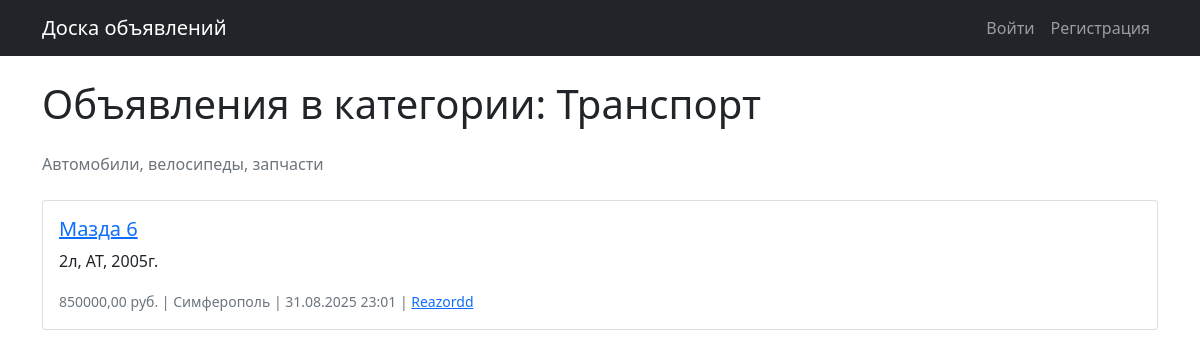
/category/transport/, run on an earlier commit of the app's database.
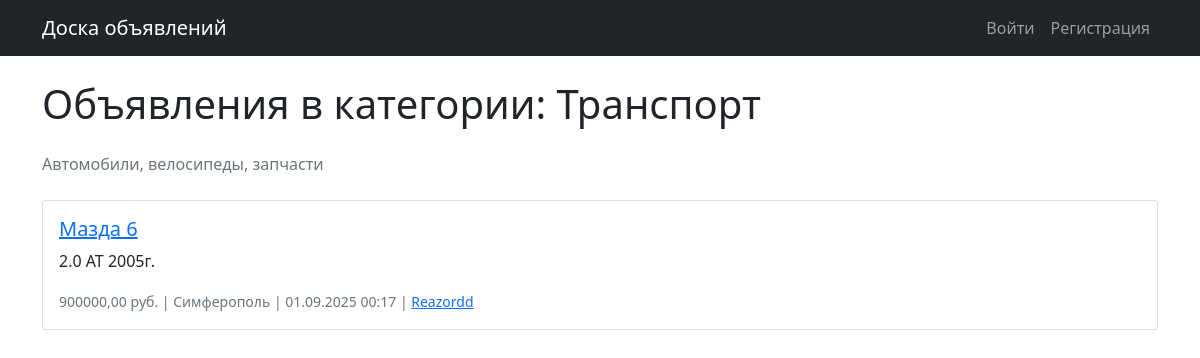
And on a later commit of the database.
### ads/models.py (models this page shows, shortened)
class Category(models.Model):
    name = models.CharField(max_length=100, verbose_name="Название категории")
    slug = models.SlugField(max_length=100, unique=True, verbose_name="URL-адрес категории")
    description = models.TextField(blank=True, verbose_name="Описание категории")
    class Meta:
        verbose_name = "Категория"
        verbose_name_plural = "Категории"
        ordering = ['name']

class Advertisement(models.Model):
    title = models.CharField(max_length=200)
    slug = models.SlugField(max_length=200, unique=True, blank=True)
    description = models.TextField()
    price = models.DecimalField(max_digits=10, decimal_places=2)
    city = models.ForeignKey(City, on_delete=models.CASCADE)
    category = models.ForeignKey(Category, on_delete=models.CASCADE, verbose_name="Категория")
    tags = models.ManyToManyField(Tag, blank=True, verbose_name="Теги")
    author = models.ForeignKey(User, on_delete=models.CASCADE)
    cover = models.ImageField(upload_to='covers/%Y/%m/%d/', blank=True, null=True)
    created_at = models.DateTimeField(auto_now_add=True)
    updated_at = models.DateTimeField(auto_now=True)  # Добавляем auto_now=True

class City(models.Model):
    name = models.CharField(max_length=100, unique=True, verbose_name="Название города")
    slug = models.SlugField(max_length=100, unique=True, verbose_name="URL-адрес города")  # Убираем blank=True, null=True
    created_at = models.DateTimeField(auto_now_add=True)
    class Meta:
        verbose_name = "Город"
        verbose_name_plural = "Города"
        ordering = ['name']
    def __str__(self):
        return self.name

### ads/views.py (the view)
# urls.py: path('category/<slug:category_slug>/', views.CategoryAdvertisementListView.as_view(), name='category_ads'),
class CategoryAdvertisementListView(ListView):
    model = Advertisement
    template_name = 'ads/category_ads.html'
    context_object_name = 'advertisements'
    paginate_by = 10
    def get_queryset(self):
        self.category = get_object_or_404(Category, slug=self.kwargs['category_slug'])
        return Advertisement.objects.filter(category=self.category).order_by('-created_at')
    def get_context_data(self, **kwargs):
        context = super().get_context_data(**kwargs)
        context['category'] = self.category
        return context

### ads/templates/ads/category_ads.html (shortened to what this page needs)
{% extends 'ads/base.html' %}
{% block content %}
    <h1 class="mb-4">Объявления в категории: {{ category.name }}</h1>
    {% if category.description %}
        <p class="text-muted mb-4">{{ category.description }}</p>
    {% endif %}
    {% for advertisement in advertisements %}
        <div class="card mb-3">
            <div class="card-body">
                <h5 class="card-title">
                    <a href="{% url 'advertisement_detail' advertisement.slug %}">{{ advertisement.title }}</a>
                </h5>
                <p class="card-text">{{ advertisement.description|truncatechars:200 }}</p>
                <p class="card-text">
                    <small class="text-muted">
                        {{ advertisement.price }} руб. | {{ advertisement.city }} |
                        {{ advertisement.created_at|date:"d.m.Y H:i" }} |
                        <a href="{% url 'profile' advertisement.author.username %}">{{ advertisement.author.username }}</a>
                    </small>
                </p>
            </div>
        </div>
    {% empty %}
        <p>В этой категории пока нет объявлений.</p>
    {% endfor %}
{% endblock %}

### ads/templates/ads/base.html (shortened to what this page needs)
<!DOCTYPE html>
<html lang="ru">
<head>
    <link href="https://cdn.jsdelivr.net/npm/bootstrap@5.1.3/dist/css/bootstrap.min.css" rel="stylesheet">
    {% load crispy_forms_tags %}
</head>
<body>
<nav class="navbar navbar-expand-lg navbar-dark bg-dark">
    <div class="container">
        <a class="navbar-brand" href="{% url 'home' %}">Доска объявлений</a>
        <div class="navbar-nav">
            {% if user.is_authenticated %}
                <a class="nav-link" href="{% url 'my_ads' %}">Мои объявления</a>
                <a class="nav-link" href="{% url 'advertisement_create' %}">Создать объявление</a>
                <a class="nav-link" href="{% url 'profile' user.username %}">Профиль</a>
                <a class="nav-link" href="{% url 'account_logout' %}">Выйти</a>
            {% else %}
                <a class="nav-link" href="{% url 'account_login' %}">Войти</a>
                <a class="nav-link" href="{% url 'account_signup' %}">Регистрация</a>
            {% endif %}
        </div>
    </div>
</nav>
<div class="container mt-4">
    {% block content %}{% endblock %}
</div>
</body>
</html>

What changed in the data, as far as the page shows it:
changed Advertisement "Мазда 6": description "2л, АТ, 2005г." → "2.0 АТ 2005г."; price "850000,00" → "900000,00"; created_at "31.08.2025 23:01" → "01.09.2025 00:17"
